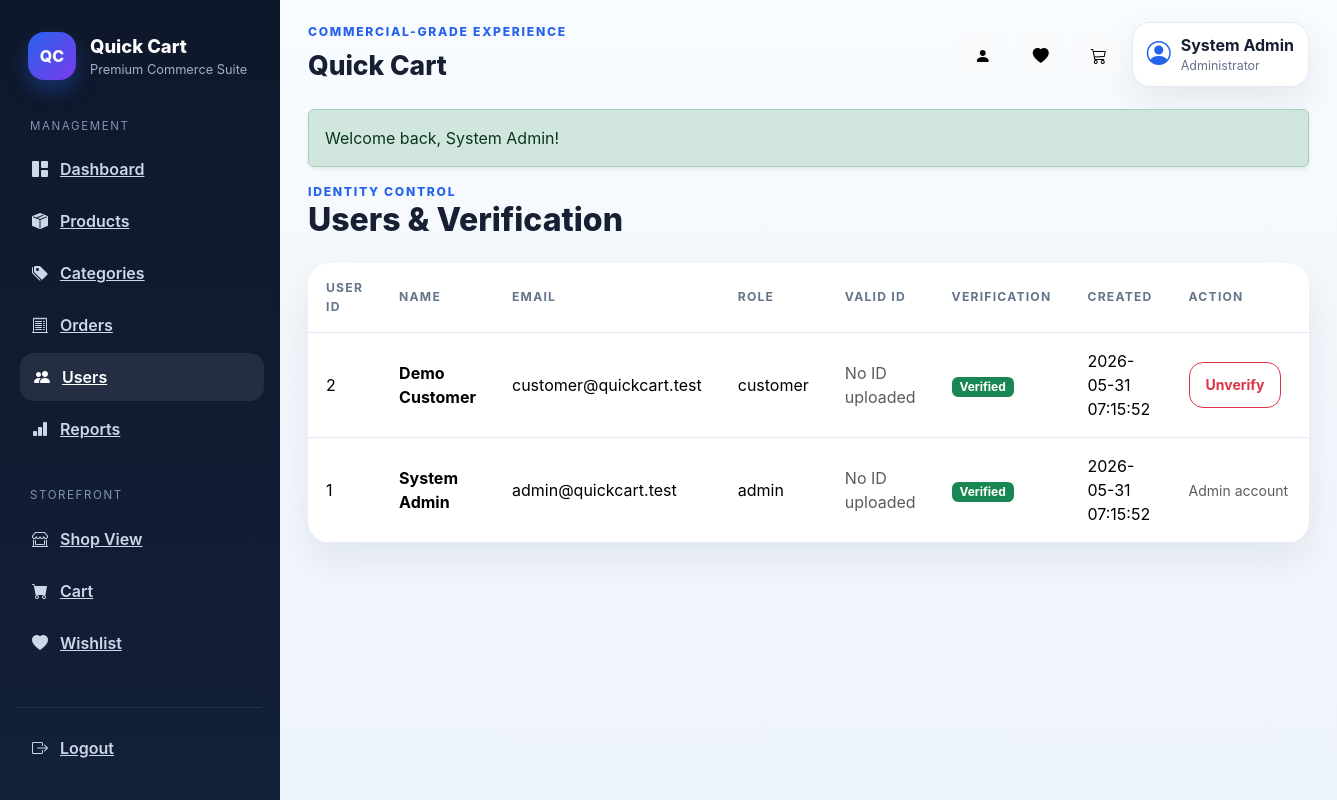
The page /admin/users.php (signed in) on the database its author committed.
### tables this page shows
CREATE TABLE users (
    id INT AUTO_INCREMENT PRIMARY KEY,
    name VARCHAR(100) NOT NULL,
    email VARCHAR(120) NOT NULL UNIQUE,
    password VARCHAR(255) NOT NULL,
    role ENUM('admin','customer') NOT NULL DEFAULT 'customer',
    id_image VARCHAR(255) DEFAULT NULL,
    is_verified TINYINT(1) NOT NULL DEFAULT 0,
    created_at TIMESTAMP DEFAULT CURRENT_TIMESTAMP
);

### includes/functions.php (called while the page is built, shortened)
<?php
function e(string $v): string { return htmlspecialchars($v, ENT_QUOTES, 'UTF-8'); }
function url(string $path = ''): string {
    $path = ltrim($path, '/');
    return BASE_URL . ($path !== '' ? '/' . $path : '');
}
?>

### admin/users.php (the view, shortened to what this page needs)
<?php
require_once __DIR__ . '/../config/db.php';
require_once __DIR__ . '/../includes/functions.php';
$page     = max(1, (int)($_GET['page'] ?? 1));
$per_page = 15;
$countResult = $conn->query("SELECT COUNT(*) AS n FROM users");
$total = (int)$countResult->fetch_assoc()['n'];
$pag   = paginate($total, $per_page, $page);
$listStmt = $conn->prepare("SELECT id, name, email, role, id_image, is_verified, created_at FROM users ORDER BY id DESC LIMIT ? OFFSET ?");
$listStmt->bind_param("ii", $per_page, $pag['offset']);
$listStmt->execute();
$result = $listStmt->get_result();
include __DIR__ . '/../includes/header.php';
?>
<div class="d-flex justify-content-between align-items-center mb-4 flex-wrap gap-3">
    <div>
        <div class="qc-kicker">Identity control</div>
        <h2 class="qc-section-title">Users &amp; Verification</h2>
    </div>
</div>
<div class="card qc-card">
    <div class="table-responsive">
        <table class="table mb-0 align-middle">
            <thead>
                <tr>
                    <th>User ID</th><th>Name</th><th>Email</th><th>Role</th><th>Valid ID</th><th>Verification</th><th>Created</th><th width="170">Action</th>
                </tr>
            </thead>
            <tbody>
                <?php while ($user = $result->fetch_assoc()): ?>
                <tr>
                    <td><?= (int)$user['id'] ?></td>
                    <td class="fw-bold"><?= e($user['name']) ?></td>
                    <td><?= e($user['email']) ?></td>
                    <td><?= e($user['role']) ?></td>
                    <td>
                        <?php if (!empty($user['id_image'])): ?>
                        <a href="<?= e(url('assets/ids/' . $user['id_image'])) ?>" target="_blank" class="btn btn-outline-primary btn-sm">View ID</a>
                        <?php else: ?>
                        <span class="text-muted">No ID uploaded</span>
                        <?php endif; ?>
                    </td>
                    <td><span class="badge <?= (int)$user['is_verified'] === 1 ? 'text-bg-success' : 'text-bg-warning text-dark' ?>"><?= (int)$user['is_verified'] === 1 ? 'Verified' : 'Pending' ?></span></td>
                    <td><?= e($user['created_at']) ?></td>
                    <td>
                        <?php if ($user['role'] === 'customer'): ?>
                        <form method="POST" action="<?= e(url('admin/user_verify.php')) ?>" class="d-inline">
                            <button class="btn <?= (int)$user['is_verified'] === 1 ? 'btn-outline-danger' : 'btn-outline-success' ?> btn-sm"><?= (int)$user['is_verified'] === 1 ? 'Unverify' : 'Verify' ?></button>
                        </form>
                        <?php else: ?>
                        <span class="text-muted small">Admin account</span>
                        <?php endif; ?>
                    </td>
                </tr>
                <?php endwhile; ?>
            </tbody>
        </table>
    </div>
</div>
<?php $listStmt->close(); include __DIR__ . '/../includes/footer.php'; ?>

### assets/css/app.css (style rules this page uses)
:root { --qc-bg:#0f172a;--qc-border:#e5ebf3;--qc-muted:#64748b;--qc-accent:#2563eb;--qc-accent2:#7c3aed; --qc-shadow:0 16px 40px rgba(15,23,42,.08);--qc-radius:22px; }
* { box-sizing:border-box }
body { margin:0;font-family:Inter,Segoe UI,Arial,sans-serif;background:linear-gradient(180deg,#f8fbff,#eef4fb);color:#172033 }
.card,.qc-card { border:none;border-radius:var(--qc-radius);box-shadow:var(--qc-shadow);background:#fff }
.btn { border-radius:14px;font-weight:700;padding:.72rem 1rem }
.qc-section-title { font-weight:800;margin-bottom:0 }
.qc-kicker { font-size:.76rem;text-transform:uppercase;letter-spacing:.14em;color:var(--qc-accent);font-weight:800 }
.table { --bs-table-bg:transparent }
.table thead th { font-size:.76rem;text-transform:uppercase;letter-spacing:.1em;color:var(--qc-muted);border-bottom:1px solid var(--qc-border) }
.table td,.table th { padding:16px 18px;border-color:var(--qc-border);vertical-align:middle }

### rows shown on the page
users: id "2", name "Demo Customer", email "customer@quickcart.test", role "customer", shows "No ID uploaded", is_verified "Verified", created_at "2026-05-31 07:15:52"
users: id "1", name "System Admin", email "admin@quickcart.test", role "admin", shows "No ID uploaded", is_verified "Verified", created_at "2026-05-31 07:15:52", shows "Admin account"

### other values the page prints
APP_NAME "Quick Cart"
current_user_name() "System Admin"
$success "Welcome back, System Admin!"
